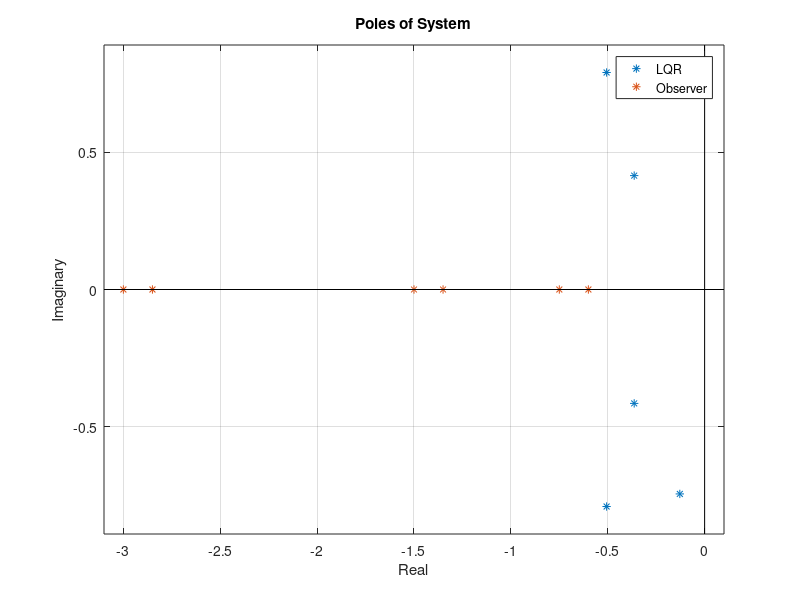

Reproduce this figure in MATLAB. (Note: this script raises an error after producing the figure.)
%% Run Simulation
%

%#ok<*UNRCH>
clc, clear, close all;

if ~exist('GRAPHICAL_PLOT','var')
    clc, clear, close all;
    
    GRAPHICAL_PLOT = false;
    PLOT_LINEAR = false;
    END_PLOT = true;
    MAKE_VIDEO = false;
    SHOW_EVERY_N_FRAMES = 200;
    
%     initState = [0;5;0;pi/8;0;-pi/8];
%     initState = [5;0;0;0;0;0];
%     initState = [0;1;pi/8;pi/8;-pi/8;pi/8];
%     initState = [0;0;0;0;0;0];
    initState = [0;1;0;pi/16;0;pi/16];

    Q = diag([1,1,10,1000,10,1000]);
    R = 0.00001;
    
    L_Goal = [-20;-19;-10;-9;-5;-4]*0.15;

    
    C = [1 0 0 0 0 0];
%     C = [1 0 0 0 1 0];
%     C = [1 0 1 0 1 0];
    lim = 1;
    
    uF = 0;
    
    finalX = 0;
%     finalX = 50;

    VIDEO_NAME = sprintf('%3.2f_O%1d',L_Goal(end)/-4,sum(C));
end
% Set up simulation parameters
M = 1000; % kg
m1 = 100; % kg
m2 = 100; % kg
l1 = 20; % m
l2 = 10; % m
g = 9.81; % m/s^2

% Create struct
params = struct;
params.M = M;
params.m1 = m1;
params.m2 = m2;
params.l1 = l1;
params.l2 = l2;
params.g = g;

stateLin = initState;
stateNonLin = initState;
controlledStateLin = initState;
controlledStateNonLin = initState;
estimatedStateLin = diag(C) * initState;
estimatedStateNonLin = estimatedStateLin;
estimatedConStateLin = estimatedStateLin;
estimatedConStateNonLin = estimatedStateLin;

AF = [0,1,0,0,0,0;0,0,-g*m1/M,0,-g*m2/M,0;0,0,0,1,0,0;0,0,-g*(M+m1)/(M*l1),0,-g*m2/(M*l1),0;0,0,0,0,0,1;0,0,-g*m1/(M*l2),0,-g*(M+m2)/(M*l2),0];
BF = [0;1/M;0;1/(M*l1);0;1/(M*l2)];

[K, S, e] = lqr(AF,BF,Q,R);

disp('Eigenvalues'' real parts from A_F - B_F * K');
fprintf('%f\n',real(e));

L = place(AF',C',L_Goal).';
eo = eig(AF - L*C);
disp('Eigenvalues'' real parts from A_F - L * C');
fprintf('%f\n',real(eo));

figure;
limits = [min([real(e); real(eo)]) - 0.1, 0.1, min([imag(e); imag(eo)]) - 0.1,max([imag(e); imag(eo)]) + 0.1];
plot(real(e),imag(e),'*',real(eo),imag(eo),'*',limits(1:2),[0,0],'k',[0,0],limits(3:4),'k');
legend('LQR','Observer','Location','best'); xlabel('Real'); ylabel('Imaginary'); title('Poles of System');
axis(limits); grid on;

% Set up Time data
step = 0.001; % Seconds
timesteps = 0:step:60-step;
resultLin = zeros(numel(timesteps) + 1, 14);
resultNonLin = resultLin;
controlledResultLin = resultLin;
controlledResultNonLin = resultLin;
if GRAPHICAL_PLOT
    fig = figure; fig.Position = [17 100 1200 728];
    if PLOT_LINEAR
        ax1 = subplot(2,1,1); title(ax1,'Uncontrolled Lin');
        ax2 = subplot(2,1,2); title(ax2,'Controlled Lin');
    else
        ax1 = subplot(2,1,1); title(ax1,'Uncontrolled NonLin');
        ax2 = subplot(2,1,2); title(ax2,'Controlled NonLin');
    end
end
if MAKE_VIDEO
    v = VideoWriter(VIDEO_NAME,'MPEG-4');
    open(v);
end
FLin = 0;
FNonLin = 0;
FConLin = 0;
FConNonLin = 0;
for timeIndex = 1:numel(timesteps)
    destimatedStateLin = AF*estimatedStateLin + BF*FLin + L*C*(stateLin - estimatedStateLin);
    destimatedStateNonLin = AF*estimatedStateNonLin + BF*FNonLin + L*C*(stateNonLin - estimatedStateNonLin);
    destimatedConStateLin = AF*estimatedConStateLin + BF*FConLin + L*C*(controlledStateLin - estimatedConStateLin);
    destimatedConStateNonLin = AF*estimatedConStateNonLin + BF*FConNonLin + L*C*(controlledStateNonLin - estimatedConStateNonLin);
    
    estimatedStateLin = estimatedStateLin + destimatedStateLin * step;
    estimatedStateNonLin = estimatedStateNonLin + destimatedStateNonLin * step;
    estimatedConStateLin = estimatedConStateLin + destimatedConStateLin * step;
    estimatedConStateNonLin = estimatedConStateNonLin + destimatedConStateNonLin * step;
    
    FLin = 0;
    FNonLin = 0;
    FConLin = -K * (estimatedConStateLin - [finalX;zeros(5,1)]);
    FConNonLin = -K * (estimatedConStateNonLin - [finalX;zeros(5,1)]);
    
    resultLin(timeIndex,:) = [timesteps(timeIndex), stateLin.', FLin, estimatedStateLin.'];
    resultNonLin(timeIndex,:) = [timesteps(timeIndex), stateNonLin.', FNonLin, estimatedStateNonLin.'];
    controlledResultLin(timeIndex,:) = [timesteps(timeIndex), controlledStateLin.', FConLin, estimatedConStateLin.'];
    controlledResultNonLin(timeIndex,:) = [timesteps(timeIndex), controlledStateNonLin.', FConNonLin, estimatedConStateNonLin.'];
    
    stateLin = simulateLinearSystem(stateLin, FLin + uF, step, params);
    stateNonLin = simulateNonLinearSystem(stateNonLin, FNonLin + uF, step, params);
    controlledStateLin = simulateLinearSystem(controlledStateLin, FConLin + uF, step, params);
    controlledStateNonLin = simulateNonLinearSystem(controlledStateNonLin, FConNonLin + uF, step, params);
    
    if GRAPHICAL_PLOT && mod(timeIndex, SHOW_EVERY_N_FRAMES) == 0
        if PLOT_LINEAR
            plotState(ax1, stateLin(1), stateLin(3), stateLin(5), params.l1, params.l2);
            plotState(ax2, controlledStateLin(1), controlledStateLin(3), controlledStateLin(5), params.l1, params.l2);
        else
            plotState(ax1, stateNonLin(1), stateNonLin(3), stateNonLin(5), params.l1, params.l2);
            plotState(ax2, controlledStateNonLin(1), controlledStateNonLin(3), controlledStateNonLin(5), params.l1, params.l2);
        end
        if MAKE_VIDEO
            writeVideo(v,getframe(gcf));
        end
    end
end
if MAKE_VIDEO
    close(v);
end
resultLin(end,:) = [timesteps(end) + step, stateLin.', nan, estimatedStateLin.'];
resultNonLin(end,:) = [timesteps(end) + step, stateNonLin.', nan, estimatedStateNonLin.'];
controlledResultLin(end,:) = [timesteps(end) + step, controlledStateLin.', nan, estimatedConStateLin.'];
controlledResultNonLin(end,:) = [timesteps(end) + step, controlledStateNonLin.', nan, estimatedConStateNonLin.'];
if (END_PLOT)
    figure('units','normalized','outerposition',[0 0 1 1]);
    subplot 321;plot(resultLin(:,1),resultLin(:,2),'r',resultNonLin(:,1),resultNonLin(:,2),'b-.'); legend('Linear','Non-Linear'); ylabel('X'); xlabel('Time'); title('Uncontrolled X');
    subplot 323;plot(resultLin(:,1),resultLin(:,4),'r',resultNonLin(:,1),resultNonLin(:,4),'b-.'); legend('Linear','Non-Linear'); ylabel('Theta 1'); xlabel('Time'); title('Uncontrolled Theta 1');
    subplot 325;plot(resultLin(:,1),resultLin(:,6),'r',resultNonLin(:,1),resultNonLin(:,6),'b-.'); legend('Linear','Non-Linear'); ylabel('Theta 2'); xlabel('Time'); title('Uncontrolled Theta 2');
    subplot 322;plot(controlledResultLin(:,1),controlledResultLin(:,2),'r',controlledResultNonLin(:,1),controlledResultNonLin(:,2),'b-.'); legend('Linear','Non-Linear'); ylabel('X'); xlabel('Time'); title('Controlled X');
    subplot 324;plot(controlledResultLin(:,1),controlledResultLin(:,4),'r',controlledResultNonLin(:,1),controlledResultNonLin(:,4),'b-.'); legend('Linear','Non-Linear'); ylabel('Theta 1'); xlabel('Time'); title('Controlled Theta 1');
    subplot 326;plot(controlledResultLin(:,1),controlledResultLin(:,6),'r',controlledResultNonLin(:,1),controlledResultNonLin(:,6),'b-.'); legend('Linear','Non-Linear'); ylabel('Theta 2'); xlabel('Time'); title('Controlled Theta 2');
    figure; plot(controlledResultLin(:,1),controlledResultLin(:,8),'r',controlledResultNonLin(:,1),controlledResultNonLin(:,8),'b-.'); legend('Linear','Non-Linear'); ylabel('Control Input'); xlabel('Time'); title('Control Input (Force)');
    figure('units','normalized','outerposition',[0 0 1 1]);
    subplot 321;plot(resultLin(1:end,1),resultLin(1:end,2) - resultLin(1:end,9),'r',resultNonLin(1:end,1),resultNonLin(1:end,2) - resultNonLin(1:end,9),'b-.'); legend('Linear','Non-Linear'); ylabel('X'); xlabel('Time'); title('Estimation Error X');ylim([-lim,lim]);
    subplot 323;plot(resultLin(1:end,1),resultLin(1:end,4) - resultLin(1:end,11),'r',resultNonLin(1:end,1),resultNonLin(1:end,4) - resultNonLin(1:end,11),'b-.'); legend('Linear','Non-Linear'); ylabel('Theta 1'); xlabel('Time'); title('Estimation Error Theta 1');ylim([-lim,lim]);
    subplot 325;plot(resultLin(1:end,1),resultLin(1:end,6) - resultLin(1:end,13),'r',resultNonLin(1:end,1),resultNonLin(1:end,6) - resultNonLin(1:end,13),'b-.'); legend('Linear','Non-Linear'); ylabel('Theta 2'); xlabel('Time'); title('Estimation Error Theta 2');ylim([-lim,lim]);
    subplot 322;plot(resultLin(1:end,1),resultLin(1:end,3) - resultLin(1:end,10),'r',resultNonLin(1:end,1),resultNonLin(1:end,3) - resultNonLin(1:end,10),'b-.'); legend('Linear','Non-Linear'); ylabel('d/dt X'); xlabel('Time'); title('Estimation Error d/dt X');ylim([-lim,lim]);
    subplot 324;plot(resultLin(1:end,1),resultLin(1:end,5) - resultLin(1:end,12),'r',resultNonLin(1:end,1),resultNonLin(1:end,5) - resultNonLin(1:end,12),'b-.'); legend('Linear','Non-Linear'); ylabel('d/dt Theta 1'); xlabel('Time'); title('Estimation Error d/dt Theta 1');ylim([-lim,lim]);
    subplot 326;plot(resultLin(1:end,1),resultLin(1:end,7) - resultLin(1:end,14),'r',resultNonLin(1:end,1),resultNonLin(1:end,7) - resultNonLin(1:end,14),'b-.'); legend('Linear','Non-Linear'); ylabel('d/dt Theta 2'); xlabel('Time'); title('Estimation Error d/dt Theta 2');ylim([-lim,lim]);
end
function plotState(ax, x, theta1, theta2, l1, l2)
    axes(ax);
    
    % Plot Ropes
    center1 = [x - l1*sin(theta1),-l1*cos(theta1)];
    center2 = [x - l2*sin(theta2),-l2*cos(theta2)];
    plot([center1(1), x, center2(1)], [center1(2), 0, center2(2)], 'k');
    hold on;
    
    % Plot Box
    boxWidth = 5; boxHeight = 5;
    rectangle('Position',[x-boxWidth/2, -boxHeight/2, boxWidth, boxHeight]);
    
    % Plot Circles
    massRadius = 2.5;
    rectangle('Position',[center1 - massRadius/2,massRadius,massRadius],'Curvature',1);
    rectangle('Position',[center2 - massRadius/2,massRadius,massRadius],'Curvature',1);
    
    % Adjust Axis
    xlim([-60+x,60+x]);
    ylim([-25,5]);
    drawnow; hold off;
end